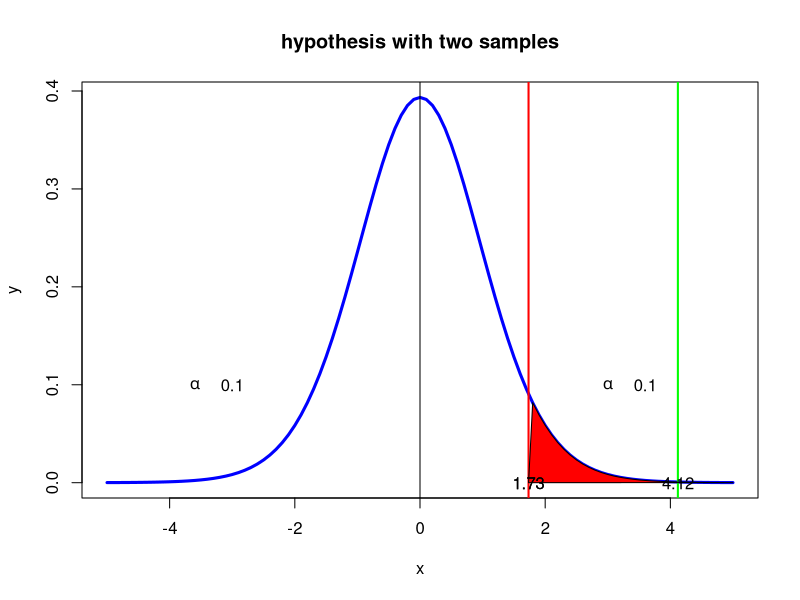

Generate this figure with R:
#page no : 436-437
# H0: mud <= 0
# H1: mud >0
xd=23.9
mud=20.4
sd=3.8
n=20
t_stat=round(((xd-mud)-0)/(sd/sqrt(n)),2)
alpha=0.1
t_critical1=qt(alpha/2,df=n-2)
t_critical2=qt(1-alpha/2,df=n-2)
p_value=pnorm(t_stat)
print(paste("t_static=",t_stat))
print(paste("t_critical1=",round(t_critical1,3)))
print(paste("t_critical2=",round(t_critical2,3)))
if(t_stat>t_critical2)
{
  print("Reject H0")
  print("training aids in getting more scores")
}else
{
  print("Accept H0")
  print("training aids make no difference in getting more scores")
}
dfs <- n-2
x <- seq(-5,5,0.1)
y <- dt(x,dfs)
plot(x,y,type='l',lwd=3,col='blue',xlab='x',main='hypothesis with two samples')
abline(v=0)
abline(v=t_critical2,lwd=2,col='red')
abline(v=t_stat,lwd=2,col='green')
polygon(c(x[x>=abs(t_critical2)],abs(t_critical2) ),c(y[x>=abs(t_critical2)],0),col="red")
text(t_critical2,0,round(t_critical2,2))
text(t_stat,0,round(t_stat,2))
text(abs(t_critical2),0,round(abs(t_critical2),2))
text(3.0,0.1,expression(alpha))
text(3.6,0.1,alpha)
text(-3.6,0.1,expression(alpha))
text(-3.0,0.1,alpha)